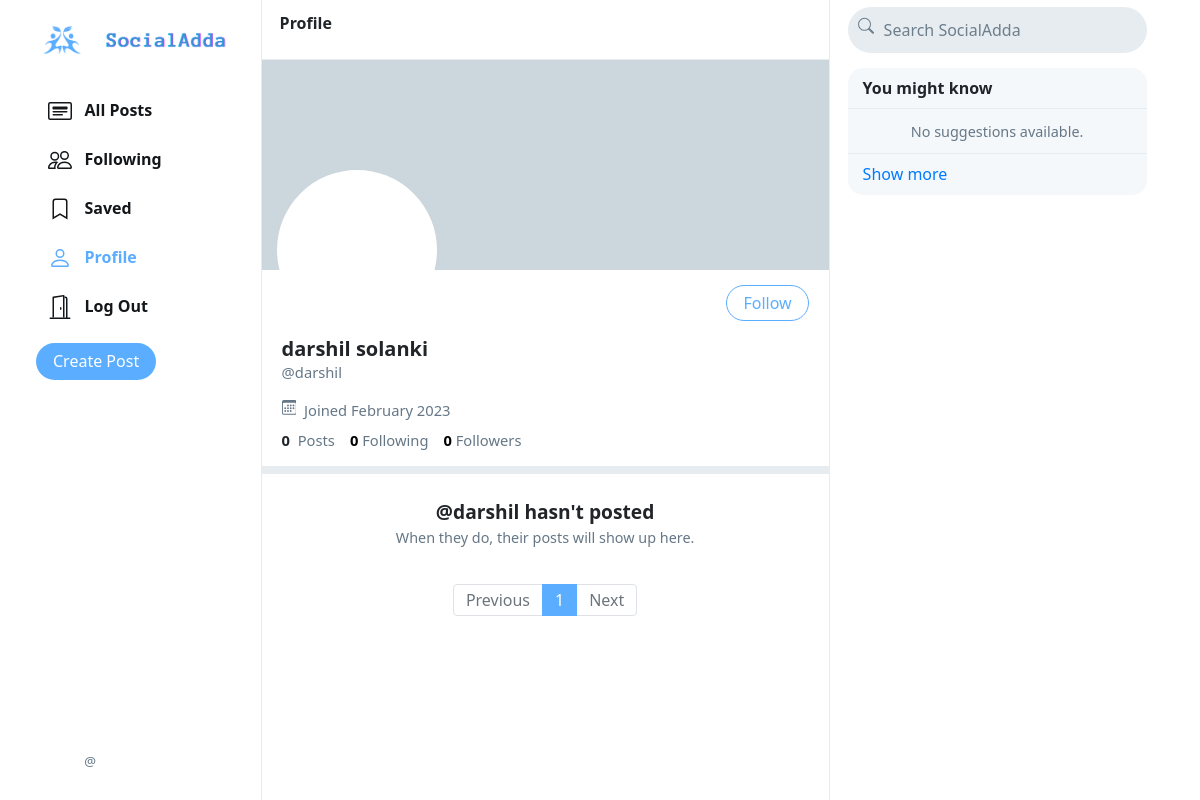
Before: /p/darshil with the older database file.
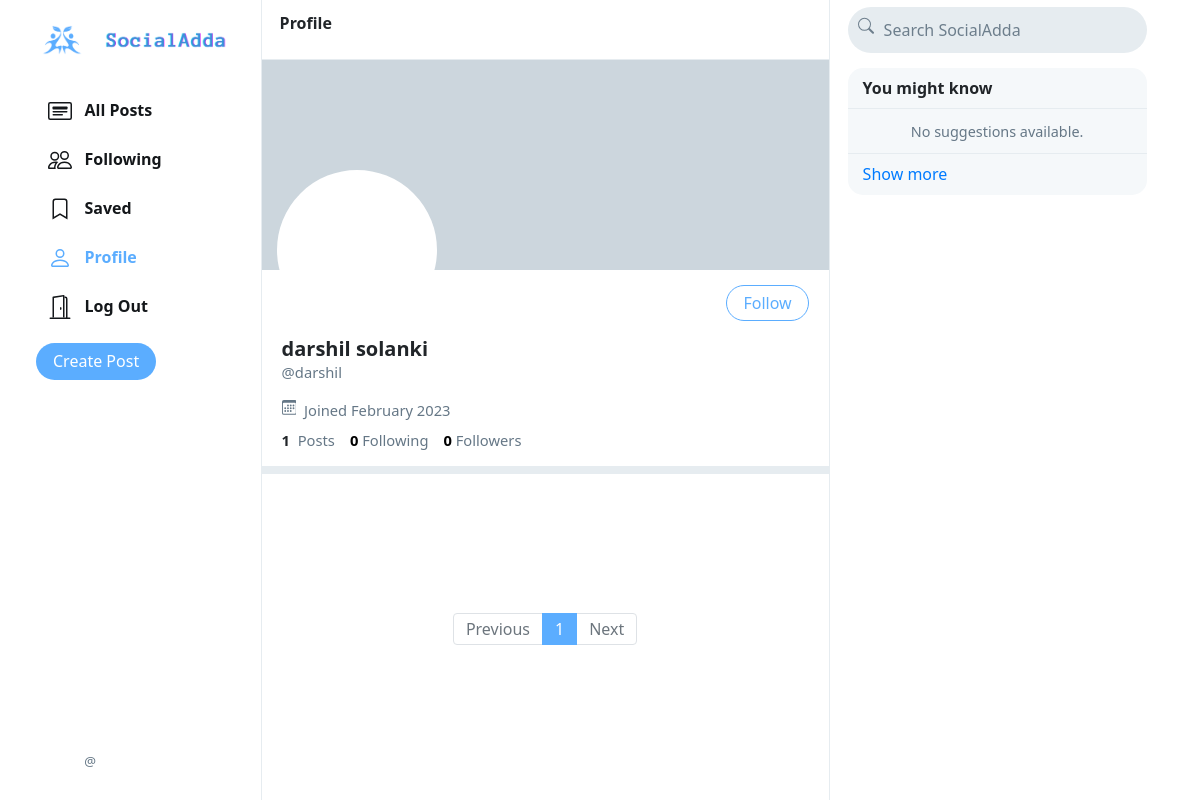
After: the same page with the newer database file.
### main/models.py (models this page shows, shortened)
class User(AbstractUser):
    profile_pic = models.ImageField(upload_to='profile_pic/')
    bio = models.TextField(max_length=160, blank=True, null=True)
    cover = models.ImageField(upload_to='covers/', blank=True)
    def __str__(self):
        return self.username

### main/views.py (the view)
# urls.py: path("p/<str:username>", views.profile_view, name='profile'),
def profile_view(request,username):
    user = User.objects.get(username=username)
    all_posts = Post.objects.filter(creater=user).order_by('-date_created')
    paginator = Paginator(all_posts, 10)
    page_number = request.GET.get('page')
    if page_number == None:
        page_number = 1
    posts = paginator.get_page(page_number)
    followings = []
    suggestions = []
    follower = False
    if request.user.is_authenticated:
        followings = Follower.objects.filter(followers=request.user).values_list('user', flat=True)
        suggestions = User.objects.exclude(pk__in=followings).exclude(username=request.user.username).order_by("?")[:6]
        if request.user in Follower.objects.get(user=user).followers.all():
            follower = True
    follower_count = Follower.objects.get(user=user).followers.all().count()
    following_count = Follower.objects.filter(followers=user).count()
    return render(request, 'profile.html', {
        "username": user,
        "posts": posts,
        "posts_count": all_posts.count(),
        "suggestions": suggestions,
        "page": "profile",
        "is_follower": follower,
        "follower_count": follower_count,
        "following_count": following_count
    })

### templates/profile.html (shortened to what this page needs)
{% extends 'feed.html' %}
{% load static %}
{% block profile %}
    <div class="profile-view" data-user="{{username.username}}">
        <div class="cover-image" style="background-image: url(/media/{{username.cover}})"></div>
        <div class="profile-image" style="background-image: url(/media/{{username.profile_pic}})"></div>
        <div class="profile-details">
            <div>
                {% if user.username == username.username %}
                    <button class="btn btn-outline-info float-right" id="edit-profile-btn">Edit Profile</button>
                {% elif is_follower %}
                    <button class="btn btn-blue float-right" onclick="unfollow_user(this,'{{username.username}}','edit_page')" id="following-btn">Following</button>
                {% else %}
                    <button class="btn btn-outline-info float-right" onclick="follow_user(this,'{{username.username}}','edit_page')" >Follow</button>
                {% endif %}
            </div>
            <div class="details-data">
                <h5>{{username.first_name}} {{username.last_name}}</h5>
                <div class="grey">@{{username.username}}</div>
                <div class="grey" style="padding: 8px 0px;">
                    &nbsp;Joined {{username.date_joined | date:"F Y"}}
                </div>
                <div>
                    <strong>
                        {{posts_count}}
                    </strong>
                    &nbsp;<span class="grey">Posts</span>
                    <a href="#">
                        <strong id="following__count">{{following_count | default:0}}</strong>&nbsp;<span class="grey">Following</span>
                    </a>
                    <a href="#">
                        <strong id="follower__count">{{follower_count | default:0}}</strong>&nbsp;<span class="grey">Followers</span>
                    </a>
                </div>
            </div>
        </div>
    </div>
    <div class="space"></div>
{% endblock %}
{% block emptyprofile %}
    <center>
        <br>
        <strong style="font-size: 1.2em;">@{{username}} hasn't posted</strong>
        <div class="grey" style="font-size: .9em;">When they do, their posts will show up here.</div>
    </center>
{% endblock %}

Changed rows visible on the page:
changed User "darshil": username "darshil" → (not shown)
Other visible differences:
{{ posts_count }}: "0" → "1"
text no longer shown: "@ hasn't posted When they do, their posts will show up here."
